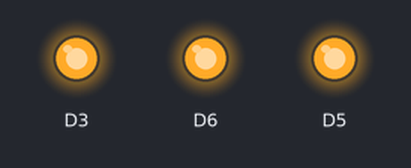
A sketch run on a simulated ESP8266 (NodeMCU). Parts: output pins drawn as LEDs (lit = HIGH).

Above: at 0.5 s.
At 5.0 s:
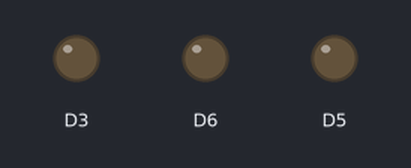
Timing chart, 0 to 6.9 s (numbered marks = the images above):
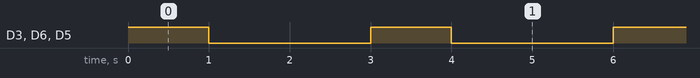

The sketch:

sketch_feb14a.ino
```cpp
void setup() {
pinMode (D3, OUTPUT);
pinMode (D5, OUTPUT);
pinMode (D6, OUTPUT);

}

void loop() {
digitalWrite (D3, HIGH);
digitalWrite (D5, HIGH);
digitalWrite (D6, HIGH);
delay (1000);

digitalWrite (D3, LOW);
digitalWrite (D5, LOW);
digitalWrite (D6, LOW);
delay (2000);


}
```

Measured:
- by itself, D3, D6, D5: alternates HIGH for 1.0 s and LOW for 2.0 s
